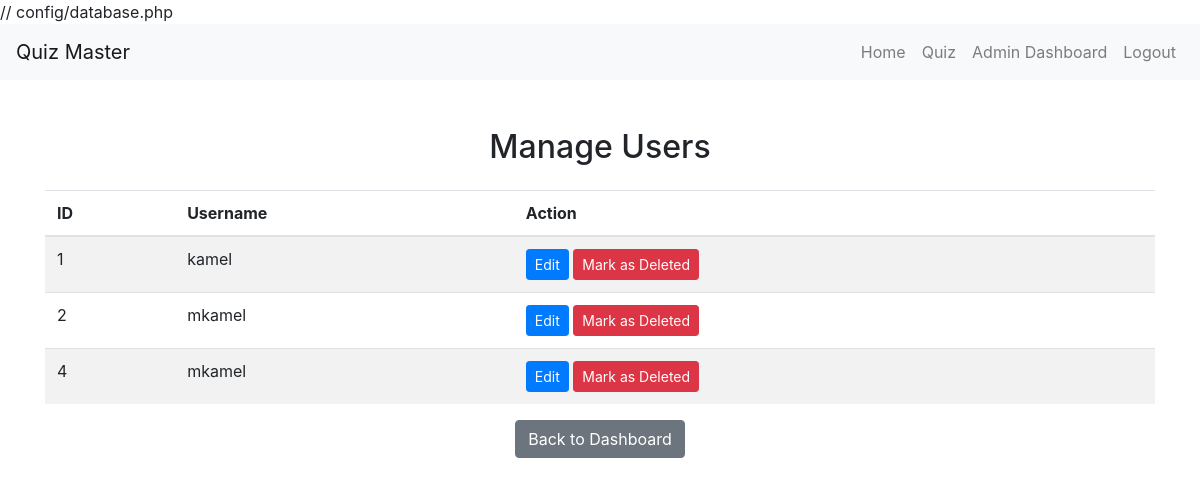
Page /admin/manage_users.php (signed in) on the committed database.
### tables this page shows
CREATE TABLE `users` (
  `id` int(11) NOT NULL,
  `status` enum('active','deleted') DEFAULT 'active',
  `username` varchar(255) NOT NULL,
  `password` varchar(255) NOT NULL,
  `role` enum('user','admin') DEFAULT 'user'
);

### admin/manage_users.php (the view, shortened to what this page needs)
<?php
require_once '../config/database.php';
include '../src/navbar.php';
$sql_select = "SELECT * FROM users WHERE status = 'active'";
$result = $conn->query($sql_select);
?>
<!DOCTYPE html>
<html lang="en">
<head>
    <link rel="stylesheet" href="https://stackpath.bootstrapcdn.com/bootstrap/4.5.2/css/bootstrap.min.css">
</head>
<body>
    <div class="container mt-5">
        <h2 class="text-center mb-4">Manage Users</h2>
        <table class="table table-striped">
            <thead>
                <tr>
                    <th>ID</th>
                    <th>Username</th>
                    <th>Action</th>
                </tr>
            </thead>
            <tbody>
                <?php while ($row = $result->fetch_assoc()) : ?>
                <tr>
                    <td><?php echo $row['id']; ?></td>
                    <td><?php echo htmlspecialchars($row['username']); ?></td>
                    <td>
                        <a href="edit_user.php?id=<?php echo $row['id']; ?>" class="btn btn-primary btn-sm">Edit</a>
                        <a href="?delete_id=<?php echo $row['id']; ?>" class="btn btn-danger btn-sm" onclick="return confirm('Are you sure you want to mark this user as deleted?')">Mark as Deleted</a>
                    </td>
                </tr>
                <?php endwhile; ?>
            </tbody>
        </table>
        <div class="text-center">
            <a href="dashboard.php" class="btn btn-secondary">Back to Dashboard</a>
        </div>
    </div>
</body>
</html>

### rows in the picture
users: id "1", username "kamel"
users: id "2", username "mkamel"
users: id "4", username "mkamel"
